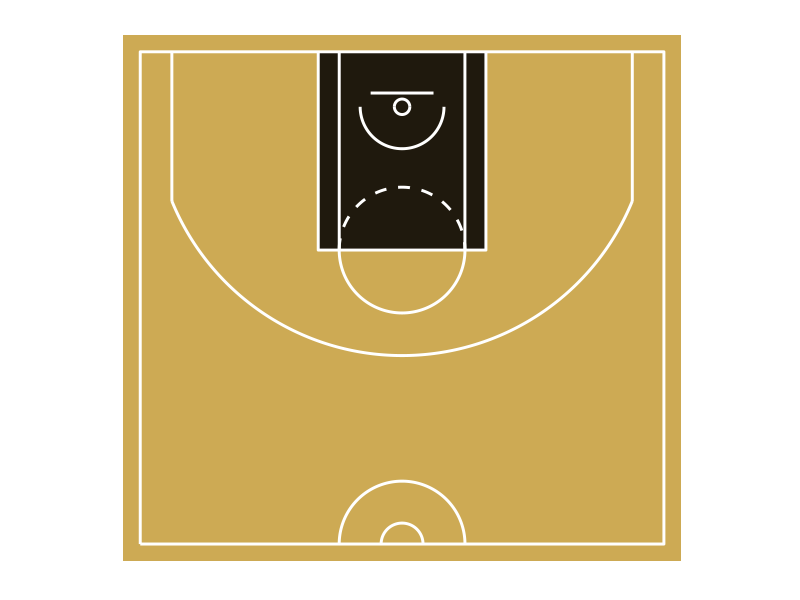

The R source for this figure:
library('ggplot2')
library('ggthemes')

ggplot(data=data.frame(x=1,y=1),aes(x,y))+
  ###floor:
  geom_rect(aes(xmin = -0.5, xmax = 15.74, ymin = -0.5, ymax = 14.825),fill = "darkgoldenrod", alpha = 0.7) +
  geom_rect(aes(xmin = 5.18, xmax = 10.06, ymin = 8.555, ymax = 14.325),fill = "black", alpha = 0.85) +
  ###court:
  geom_path(data=data.frame(x=c(0,0,15.24,15.24,0),y=c(0,14.325,14.325,0,0)), colour = "white", size = 1)+
  ###centre circle:
  geom_path(data=data.frame(x=c(-1830:(-1)/1000,1:1830/1000)+7.62,y=c(sqrt(1.83^2-c(-1830:(-1)/1000,1:1830/1000)^2))),aes(x=x,y=y), colour = "white", size = 1)+
  geom_path(data=data.frame(x=c(-609.6:(-1)/1000,1:609.6/1000)+7.62,y=c(sqrt(.6096^2-c(-609.6:(-1)/1000,1:609.6/1000)^2))),aes(x=x,y=y), colour = "white", size = 1)+
  ###three point arc:
  geom_path(data=data.frame(x=c(-6702:(-1)/1000,1:6702/1000)+7.62,y=c(12.725-sqrt(7.24^2-c(-6702:(-1)/1000,1:6702/1000)^2))),aes(x=x,y=y), colour = "white", size = 1)+
  ###three point lines:
  geom_path(data=data.frame(x=c(0.92,0.92),y=c(14.325,9.98)), colour = "white", size = 1)+
  geom_path(data=data.frame(x=c(14.32,14.32),y=c(14.325,9.98)), colour = "white", size = 1)+
  ###backboard:
  geom_path(data=data.frame(x=c(6.705,8.535),y=c(13.125,13.125)), colour = "white", size = 1)+
  ###basket:
  geom_path(data=data.frame(x=7.62+c(-225:(-1)/1000,1:225/1000),y=c(sqrt(0.225^2-c(-225:(-1)/1000,1:225/1000)^2))+12.725),aes(x=x,y=y), colour = "white", size = 1)+
  geom_path(data=data.frame(x=7.62+c(-225:(-1)/1000,1:225/1000),y=-c(sqrt(0.225^2-c(-225:(-1)/1000,1:225/1000)^2))+12.725),aes(x=x,y=y), colour = "white", size = 1)+
  ###6-yard box:
  geom_path(data=data.frame(x=c(5.18,5.18,10.06,10.06),y=c(14.325,8.555,8.555,14.325)), colour = "white", size = 1)+
  geom_path(data=data.frame(x=c(5.7912,5.7912),y=c(14.325,8.555)), colour = "white", size = 1)+
  geom_path(data=data.frame(x=c(9.4488,9.4488),y=c(14.325,8.555)), colour = "white", size = 1)+
  ###free throw arc:
  geom_path(data=data.frame(x=c(-1830:(-1)/1000,1:1830/1000)+7.62,y=c(8.555-sqrt(1.83^2-c(-1830:(-1)/1000,1:1830/1000)^2))),aes(x=x,y=y), colour = "white", size = 1)+
  geom_path(data=data.frame(x=c(-1830:(-1)/1000,1:1830/1000)+7.62,y=c(sqrt(1.83^2-c(-1830:(-1)/1000,1:1830/1000)^2))+8.555),aes(x=x,y=y), colour = "white", linetype = "dashed", size = 1)+
  ###no-charge arc:
  geom_path(data=data.frame(x=c(-1220:(-1)/1000,1:1220/1000)+7.62,y=c(-sqrt(1.22^2-c(-1220:(-1)/1000,1:1220/1000)^2))+12.725),aes(x=x,y=y), colour = "white", size = 1)+
  ###fix aspect ratio to 1:1:
  coord_fixed() +
  ###remove all non-geom elements:
  theme_solid()
